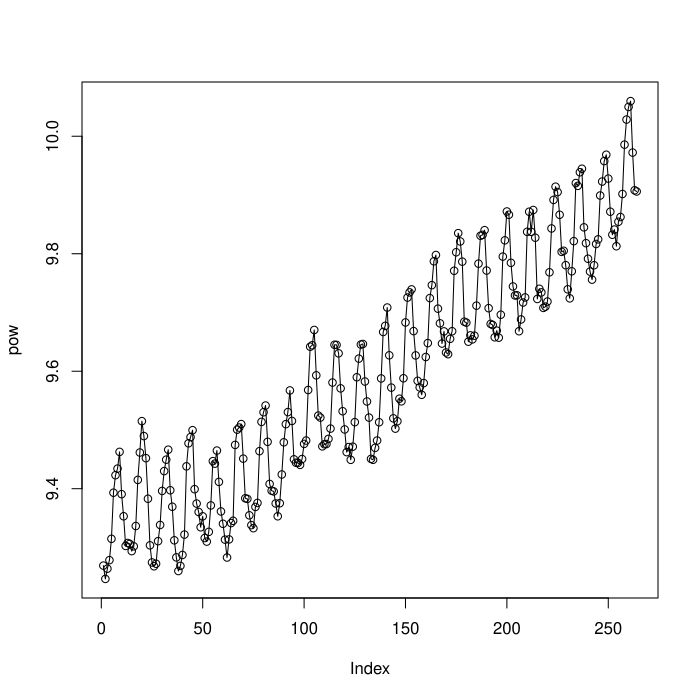

Write R code to recreate this figure.
#
# Copyright (c) 2015 by Yuchao Zhao, Xiaoye Meng.
#
# This program is free software: you can redistribute it and/or modify
# it under the terms of the GNU General Public License as published by
# the Free Software Foundation, either version 3 of the License, or
# (at your option) any later version.
#
# This program is distributed in the hope that it will be useful,
# but WITHOUT ANY WARRANTY; without even the implied warranty of
# MERCHANTABILITY or FITNESS FOR A PARTICULAR PURPOSE.  See the
# GNU General Public License for more details.
#
# You should have received a copy of the GNU General Public License
# along with this program.  If not, see <http://www.gnu.org/licenses/>.
#

da = read.table("data/power6.txt", header = F)
pow = da[, 1]
plot(pow, type = 'o', ylab = 'pow')
acf(pow)
pacf(pow)
acf(diff(pow))
pacf(diff(pow))
acf(diff(pow, 12))
pacf(diff(pow, 12))
acf(diff(diff(pow), 12))
pacf(diff(diff(pow), 12))
m1 = arima(pow, order = c(0, 1, 1), seasonal = list(order = c(0, 1, 1), period = 12))
m1
tsdiag(m1, gof = 36)
predict(m1, 24)
